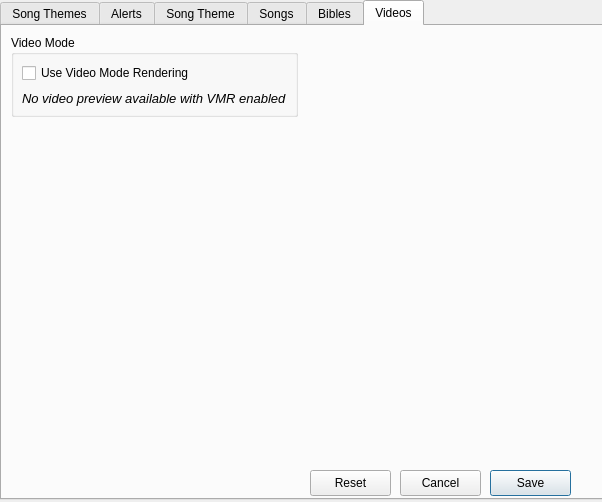
<?xml version="1.0" encoding="UTF-8"?>
<ui version="4.0">
 <class>SettingsDialog</class>
 <widget class="QDialog" name="SettingsDialog">
  <property name="geometry">
   <rect>
    <x>0</x>
    <y>0</y>
    <width>602</width>
    <height>502</height>
   </rect>
  </property>
  <property name="windowTitle">
   <string>Settings</string>
  </property>
  <property name="windowIcon">
   <iconset resource="../images/openlp-2.qrc">
    <normaloff>:/icon/openlp.org-icon-32.bmp</normaloff>:/icon/openlp.org-icon-32.bmp</iconset>
  </property>
  <widget class="QTabWidget" name="SettingsTabWidget">
   <property name="geometry">
    <rect>
     <x>0</x>
     <y>0</y>
     <width>669</width>
     <height>500</height>
    </rect>
   </property>
   <property name="currentIndex">
    <number>5</number>
   </property>
   <widget class="QWidget" name="DisplayTab">
    <attribute name="title">
     <string>Song Themes</string>
    </attribute>
    <layout class="QHBoxLayout" name="DisplayTabLayout">
     <property name="spacing">
      <number>8</number>
     </property>
     <property name="margin">
      <number>8</number>
     </property>
     <item>
      <widget class="QWidget" name="LeftColumn" native="true">
       <layout class="QVBoxLayout" name="LeftColumnLayout">
        <property name="spacing">
         <number>8</number>
        </property>
        <property name="margin">
         <number>0</number>
        </property>
        <item>
         <widget class="QGroupBox" name="MonitorGroupBox">
          <property name="title">
           <string>Monitors</string>
          </property>
          <layout class="QVBoxLayout" name="MonitorLayout">
           <property name="spacing">
            <number>8</number>
           </property>
           <property name="margin">
            <number>8</number>
           </property>
           <item>
            <widget class="QLabel" name="MonitorLabel">
             <property name="text">
              <string>Select monitor for output display:</string>
             </property>
            </widget>
           </item>
           <item>
            <widget class="QComboBox" name="MonitorComboBox">
             <item>
              <property name="text">
               <string>Monitor 1 on X11 Windowing System</string>
              </property>
             </item>
             <item>
              <property name="text">
               <string>Monitor 2 on X11 Windowing System</string>
              </property>
             </item>
            </widget>
           </item>
          </layout>
         </widget>
        </item>
        <item>
         <widget class="QGroupBox" name="FontSizeGroupBox">
          <property name="title">
           <string>Font Size</string>
          </property>
          <layout class="QVBoxLayout" name="FontSizeLayout">
           <property name="spacing">
            <number>8</number>
           </property>
           <property name="margin">
            <number>8</number>
           </property>
           <item>
            <widget class="QRadioButton" name="AutoResizeRadioButton">
             <property name="checked">
              <bool>true</bool>
             </property>
             <property name="text">
              <string>Automatically resize font to fit text to slide</string>
             </property>
            </widget>
           </item>
           <item>
            <widget class="QRadioButton" name="WrapLinesRadioButton">
             <property name="text">
              <string>Wrap long lines to keep desired font</string>
             </property>
            </widget>
           </item>
          </layout>
         </widget>
        </item>
        <item>
         <widget class="QGroupBox" name="SongDisplayGroupBox">
          <property name="title">
           <string>Song Display</string>
          </property>
          <layout class="QVBoxLayout" name="SongDisplayLayout">
           <property name="spacing">
            <number>8</number>
           </property>
           <property name="margin">
            <number>8</number>
           </property>
           <item>
            <widget class="QCheckBox" name="EnableCreditsCheckBox">
             <property name="checked">
              <bool>true</bool>
             </property>
             <property name="text">
              <string>Enable displaying of song credits</string>
             </property>
            </widget>
           </item>
          </layout>
         </widget>
        </item>
        <item>
         <widget class="QGroupBox" name="BlankScreenGroupBox">
          <property name="title">
           <string>Blank Screen</string>
          </property>
          <layout class="QVBoxLayout" name="BlankScreenLayout">
           <property name="spacing">
            <number>8</number>
           </property>
           <property name="margin">
            <number>8</number>
           </property>
           <item>
            <widget class="QCheckBox" name="WarningCheckBox">
             <property name="text">
              <string>Show warning on startup</string>
             </property>
            </widget>
           </item>
          </layout>
         </widget>
        </item>
        <item>
         <widget class="QGroupBox" name="AutoOpenGroupBox">
          <property name="title">
           <string>Auto Open Last Service</string>
          </property>
          <layout class="QVBoxLayout" name="AutoOpenLayout">
           <item>
            <widget class="QCheckBox" name="AutoOpenCheckBox">
             <property name="text">
              <string>Automatically open the last service at startup</string>
             </property>
            </widget>
           </item>
          </layout>
         </widget>
        </item>
        <item>
         <spacer name="DisplayLeftSpacer">
          <property name="orientation">
           <enum>Qt::Vertical</enum>
          </property>
          <property name="sizeHint" stdset="0">
           <size>
            <width>20</width>
            <height>40</height>
           </size>
          </property>
         </spacer>
        </item>
       </layout>
      </widget>
     </item>
     <item>
      <widget class="QWidget" name="RightColumn" native="true">
       <layout class="QVBoxLayout" name="RightColumnLayout">
        <property name="spacing">
         <number>8</number>
        </property>
        <property name="margin">
         <number>0</number>
        </property>
       </layout>
      </widget>
     </item>
    </layout>
   </widget>
   <widget class="QWidget" name="Alerts">
    <attribute name="title">
     <string>Alerts</string>
    </attribute>
    <layout class="QFormLayout" name="formLayout_2">
     <item row="0" column="0">
      <widget class="QGroupBox" name="AlertGroupBox">
       <property name="title">
        <string>Alerts</string>
       </property>
       <layout class="QGridLayout" name="gridLayout">
        <property name="margin">
         <number>8</number>
        </property>
        <item row="0" column="0">
         <widget class="QLabel" name="FontLabel">
          <property name="text">
           <string>Font Name:</string>
          </property>
         </widget>
        </item>
        <item row="1" column="0">
         <widget class="QFontComboBox" name="FontComboBox"/>
        </item>
        <item row="2" column="0">
         <widget class="QWidget" name="ColorWidget" native="true">
          <layout class="QHBoxLayout" name="ColorLayout">
           <property name="spacing">
            <number>8</number>
           </property>
           <property name="margin">
            <number>0</number>
           </property>
           <item>
            <widget class="QLabel" name="FontColorLabel">
             <property name="text">
              <string>Font Color:</string>
             </property>
            </widget>
           </item>
           <item>
            <widget class="QGraphicsView" name="FontColorPanel">
             <property name="minimumSize">
              <size>
               <width>24</width>
               <height>24</height>
              </size>
             </property>
             <property name="maximumSize">
              <size>
               <width>24</width>
               <height>24</height>
              </size>
             </property>
            </widget>
           </item>
           <item>
            <spacer name="ColorSpacer">
             <property name="orientation">
              <enum>Qt::Horizontal</enum>
             </property>
             <property name="sizeHint" stdset="0">
              <size>
               <width>40</width>
               <height>20</height>
              </size>
             </property>
            </spacer>
           </item>
           <item>
            <widget class="QLabel" name="BackgroundColorLabel">
             <property name="text">
              <string>Background Color:</string>
             </property>
            </widget>
           </item>
           <item>
            <widget class="QGraphicsView" name="BackgroundColorPanel">
             <property name="minimumSize">
              <size>
               <width>24</width>
               <height>24</height>
              </size>
             </property>
             <property name="maximumSize">
              <size>
               <width>24</width>
               <height>24</height>
              </size>
             </property>
            </widget>
           </item>
          </layout>
         </widget>
        </item>
        <item row="3" column="0">
         <widget class="QGraphicsView" name="FontPreview">
          <property name="maximumSize">
           <size>
            <width>16777215</width>
            <height>64</height>
           </size>
          </property>
         </widget>
        </item>
        <item row="4" column="0">
         <widget class="QWidget" name="LengthWidget" native="true">
          <layout class="QHBoxLayout" name="LengthLayout">
           <property name="spacing">
            <number>8</number>
           </property>
           <property name="margin">
            <number>0</number>
           </property>
           <item>
            <widget class="QLabel" name="LengthLabel">
             <property name="text">
              <string>Display length:</string>
             </property>
            </widget>
           </item>
           <item>
            <widget class="QSpinBox" name="LengthSpinBox">
             <property name="value">
              <number>5</number>
             </property>
             <property name="suffix">
              <string>s</string>
             </property>
             <property name="maximum">
              <number>180</number>
             </property>
            </widget>
           </item>
           <item>
            <spacer name="LengthSpacer">
             <property name="orientation">
              <enum>Qt::Horizontal</enum>
             </property>
             <property name="sizeHint" stdset="0">
              <size>
               <width>147</width>
               <height>20</height>
              </size>
             </property>
            </spacer>
           </item>
          </layout>
         </widget>
        </item>
       </layout>
      </widget>
     </item>
    </layout>
   </widget>
   <widget class="QWidget" name="ThemesTab">
    <attribute name="title">
     <string>Song Theme</string>
    </attribute>
    <layout class="QHBoxLayout" name="ThemesTabLayout">
     <property name="spacing">
      <number>8</number>
     </property>
     <property name="margin">
      <number>8</number>
     </property>
     <item>
      <widget class="QGroupBox" name="GlobalGroupBox">
       <property name="title">
        <string>Global theme</string>
       </property>
       <layout class="QVBoxLayout" name="GlobalGroupBoxLayout">
        <property name="spacing">
         <number>8</number>
        </property>
        <property name="margin">
         <number>8</number>
        </property>
        <item>
         <widget class="QComboBox" name="DefaultComboBox">
          <item>
           <property name="text">
            <string>African Sunset</string>
           </property>
          </item>
          <item>
           <property name="text">
            <string>Snowy Mountains</string>
           </property>
          </item>
          <item>
           <property name="text">
            <string>Wilderness</string>
           </property>
          </item>
         </widget>
        </item>
        <item>
         <widget class="QListView" name="DefaultListView"/>
        </item>
       </layout>
      </widget>
     </item>
     <item>
      <widget class="QGroupBox" name="LevelGroupBox">
       <property name="title">
        <string>Theme level</string>
       </property>
       <layout class="QFormLayout" name="formLayout">
        <property name="labelAlignment">
         <set>Qt::AlignLeading|Qt::AlignLeft|Qt::AlignTop</set>
        </property>
        <property name="formAlignment">
         <set>Qt::AlignLeading|Qt::AlignLeft|Qt::AlignTop</set>
        </property>
        <property name="horizontalSpacing">
         <number>8</number>
        </property>
        <property name="verticalSpacing">
         <number>8</number>
        </property>
        <property name="margin">
         <number>8</number>
        </property>
        <item row="0" column="0">
         <widget class="QRadioButton" name="SongLevelRadioButton">
          <property name="text">
           <string>Song level</string>
          </property>
         </widget>
        </item>
        <item row="0" column="1">
         <widget class="QLabel" name="SongLevelLabel">
          <property name="text">
           <string>Use the theme from each song in the database. If a song doesn't have a theme associated with it, then use the service's theme. If the service doesn't have a theme, then use the global theme.</string>
          </property>
          <property name="wordWrap">
           <bool>true</bool>
          </property>
         </widget>
        </item>
        <item row="1" column="0">
         <widget class="QRadioButton" name="ServiceLevelRadioButton">
          <property name="text">
           <string>Service level</string>
          </property>
         </widget>
        </item>
        <item row="1" column="1">
         <widget class="QLabel" name="ServiceLevelLabel">
          <property name="text">
           <string>Use the theme from the service , overriding any of the individual songs' themes. If the service doesn't have a theme, then use the global theme.</string>
          </property>
          <property name="wordWrap">
           <bool>true</bool>
          </property>
         </widget>
        </item>
        <item row="2" column="0">
         <widget class="QRadioButton" name="GlobalLevelRadioButton">
          <property name="checked">
           <bool>true</bool>
          </property>
          <property name="text">
           <string>Global level</string>
          </property>
         </widget>
        </item>
        <item row="2" column="1">
         <widget class="QLabel" name="GlobalLevelLabel">
          <property name="text">
           <string>Use the global theme, overriding any themes associated wither either the service or the songs.</string>
          </property>
          <property name="wordWrap">
           <bool>true</bool>
          </property>
         </widget>
        </item>
       </layout>
      </widget>
     </item>
    </layout>
   </widget>
   <widget class="QWidget" name="SlideTab">
    <attribute name="title">
     <string>Songs</string>
    </attribute>
    <layout class="QHBoxLayout" name="SlideLayout">
     <property name="spacing">
      <number>8</number>
     </property>
     <property name="margin">
      <number>8</number>
     </property>
     <item>
      <widget class="QWidget" name="SlideLeftColumn" native="true">
       <layout class="QVBoxLayout" name="SlideLeftLayout">
        <property name="spacing">
         <number>8</number>
        </property>
        <property name="margin">
         <number>0</number>
        </property>
        <item>
         <spacer name="SlideLeftSpacer">
          <property name="orientation">
           <enum>Qt::Vertical</enum>
          </property>
          <property name="sizeHint" stdset="0">
           <size>
            <width>20</width>
            <height>94</height>
           </size>
          </property>
         </spacer>
        </item>
       </layout>
      </widget>
     </item>
     <item>
      <widget class="QWidget" name="widget" native="true">
       <layout class="QVBoxLayout" name="SlideRightLayout">
        <property name="spacing">
         <number>8</number>
        </property>
        <property name="margin">
         <number>0</number>
        </property>
        <item>
         <widget class="QGroupBox" name="SongWizardGroupBox">
          <property name="title">
           <string>Song Wizard</string>
          </property>
          <layout class="QVBoxLayout" name="SongWizardLayout">
           <property name="spacing">
            <number>8</number>
           </property>
           <property name="margin">
            <number>8</number>
           </property>
           <item>
            <widget class="QCheckBox" name="SongWizardCheckBox">
             <property name="checked">
              <bool>true</bool>
             </property>
             <property name="text">
              <string>Use the Song Wizard to add songs</string>
             </property>
            </widget>
           </item>
          </layout>
         </widget>
        </item>
        <item>
         <widget class="QGroupBox" name="SlideWrapAroundGroupBox">
          <property name="title">
           <string>Slide Wrap Around</string>
          </property>
          <layout class="QVBoxLayout" name="SlideWrapAroundLayout">
           <property name="spacing">
            <number>8</number>
           </property>
           <property name="margin">
            <number>8</number>
           </property>
           <item>
            <widget class="QCheckBox" name="SlideWrapAroundCheckBox">
             <property name="text">
              <string>Enable slide wrap around</string>
             </property>
            </widget>
           </item>
          </layout>
         </widget>
        </item>
        <item>
         <widget class="QGroupBox" name="TimedCyclingGroupBox">
          <property name="title">
           <string>Timed Cycling</string>
          </property>
          <layout class="QVBoxLayout" name="TimedCyclingLayout">
           <property name="spacing">
            <number>8</number>
           </property>
           <property name="margin">
            <number>8</number>
           </property>
           <item>
            <widget class="QWidget" name="IntervalWidget" native="true">
             <layout class="QHBoxLayout" name="IntervalLayout">
              <property name="spacing">
               <number>8</number>
              </property>
              <property name="margin">
               <number>0</number>
              </property>
              <item>
               <widget class="QLabel" name="UpdateIntervalLabel">
                <property name="text">
                 <string>Update interval:</string>
                </property>
               </widget>
              </item>
              <item>
               <widget class="QSpinBox" name="IntervalSpinBox">
                <property name="value">
                 <number>30</number>
                </property>
                <property name="suffix">
                 <string>s</string>
                </property>
                <property name="maximum">
                 <number>600</number>
                </property>
               </widget>
              </item>
              <item>
               <spacer name="IntervalSpacer">
                <property name="orientation">
                 <enum>Qt::Horizontal</enum>
                </property>
                <property name="sizeHint" stdset="0">
                 <size>
                  <width>139</width>
                  <height>20</height>
                 </size>
                </property>
               </spacer>
              </item>
             </layout>
            </widget>
           </item>
           <item>
            <widget class="QCheckBox" name="EnabledCyclingCheckBox">
             <property name="text">
              <string>Enable timed cycling</string>
             </property>
            </widget>
           </item>
          </layout>
         </widget>
        </item>
        <item>
         <widget class="QGroupBox" name="CCLIGroupBox">
          <property name="title">
           <string>CCLI Details</string>
          </property>
          <layout class="QGridLayout" name="CCLILayout">
           <property name="margin">
            <number>8</number>
           </property>
           <property name="spacing">
            <number>8</number>
           </property>
           <item row="0" column="0">
            <widget class="QLabel" name="NumberLabel">
             <property name="text">
              <string>CCLI Number:</string>
             </property>
            </widget>
           </item>
           <item row="0" column="1">
            <widget class="QLineEdit" name="NumberEdit"/>
           </item>
           <item row="1" column="0">
            <widget class="QLabel" name="UsernameLabel">
             <property name="text">
              <string>SongSelect Username:</string>
             </property>
            </widget>
           </item>
           <item row="1" column="1">
            <widget class="QLineEdit" name="UsernameEdit"/>
           </item>
           <item row="2" column="0">
            <widget class="QLabel" name="PasswordLabel">
             <property name="text">
              <string>SongSelect Password:</string>
             </property>
            </widget>
           </item>
           <item row="2" column="1">
            <widget class="QLineEdit" name="PasswordEdit">
             <property name="echoMode">
              <enum>QLineEdit::Password</enum>
             </property>
            </widget>
           </item>
          </layout>
         </widget>
        </item>
        <item>
         <widget class="QGroupBox" name="SearchGroupBox_3">
          <property name="title">
           <string>Search</string>
          </property>
          <layout class="QVBoxLayout" name="verticalLayout_3">
           <item>
            <widget class="QCheckBox" name="SearchCheckBox_3">
             <property name="checked">
              <bool>true</bool>
             </property>
             <property name="text">
              <string>Enabled search-as-you-type</string>
             </property>
            </widget>
           </item>
          </layout>
         </widget>
        </item>
        <item>
         <spacer name="SlideRightSpacer">
          <property name="orientation">
           <enum>Qt::Vertical</enum>
          </property>
          <property name="sizeHint" stdset="0">
           <size>
            <width>20</width>
            <height>40</height>
           </size>
          </property>
         </spacer>
        </item>
       </layout>
      </widget>
     </item>
    </layout>
   </widget>
   <widget class="QWidget" name="Bibles">
    <attribute name="title">
     <string>Bibles</string>
    </attribute>
    <layout class="QFormLayout" name="formLayout_3">
     <item row="0" column="0">
      <widget class="QGroupBox" name="VerseDisplayGroupBox">
       <property name="title">
        <string>Verse Display</string>
       </property>
       <layout class="QGridLayout" name="gridLayout_2">
        <property name="margin">
         <number>8</number>
        </property>
        <item row="0" column="0">
         <widget class="QWidget" name="VerseTypeWidget" native="true">
          <layout class="QHBoxLayout" name="VerseTypeLayout">
           <property name="spacing">
            <number>8</number>
           </property>
           <property name="margin">
            <number>0</number>
           </property>
           <item>
            <widget class="QRadioButton" name="VerseRadioButton">
             <property name="text">
              <string>Verse style</string>
             </property>
            </widget>
           </item>
           <item>
            <widget class="QRadioButton" name="ParagraphRadioButton">
             <property name="checked">
              <bool>true</bool>
             </property>
             <property name="text">
              <string>Paragraph style</string>
             </property>
            </widget>
           </item>
          </layout>
         </widget>
        </item>
        <item row="1" column="0">
         <widget class="QCheckBox" name="NewChaptersCheckBox">
          <property name="text">
           <string>Only show new chapter numbers</string>
          </property>
         </widget>
        </item>
        <item row="2" column="0">
         <widget class="QWidget" name="DisplayStyleWidget" native="true">
          <layout class="QHBoxLayout" name="DisplayStyleLayout">
           <property name="spacing">
            <number>8</number>
           </property>
           <property name="margin">
            <number>0</number>
           </property>
           <item>
            <widget class="QLabel" name="DisplayStyleLabel">
             <property name="text">
              <string>Display Style:</string>
             </property>
            </widget>
           </item>
           <item>
            <widget class="QComboBox" name="DisplayStyleComboBox">
             <item>
              <property name="text">
               <string>No brackets</string>
              </property>
             </item>
             <item>
              <property name="text">
               <string>( and )</string>
              </property>
             </item>
             <item>
              <property name="text">
               <string>{ and }</string>
              </property>
             </item>
             <item>
              <property name="text">
               <string>[ and ]</string>
              </property>
             </item>
            </widget>
           </item>
           <item>
            <spacer name="DisplayStyleSpacer">
             <property name="orientation">
              <enum>Qt::Horizontal</enum>
             </property>
             <property name="sizeHint" stdset="0">
              <size>
               <width>40</width>
               <height>20</height>
              </size>
             </property>
            </spacer>
           </item>
          </layout>
         </widget>
        </item>
        <item row="3" column="0">
         <widget class="QLabel" name="ChangeNoteLabel">
          <property name="text">
           <string>&lt;!DOCTYPE HTML PUBLIC &quot;-//W3C//DTD HTML 4.0//EN&quot; &quot;http://www.w3.org/TR/REC-html40/strict.dtd&quot;&gt;
&lt;html&gt;&lt;head&gt;&lt;meta name=&quot;qrichtext&quot; content=&quot;1&quot; /&gt;&lt;style type=&quot;text/css&quot;&gt;
p, li { white-space: pre-wrap; }
&lt;/style&gt;&lt;/head&gt;&lt;body style=&quot; font-family:'DejaVu Sans'; font-size:10pt; font-weight:400; font-style:normal;&quot;&gt;
&lt;p style=&quot; margin-top:0px; margin-bottom:0px; margin-left:0px; margin-right:0px; -qt-block-indent:0; text-indent:0px;&quot;&gt;&lt;span style=&quot; font-style:italic;&quot;&gt;Changes don't affect verses already in the service&lt;/span&gt;&lt;/p&gt;&lt;/body&gt;&lt;/html&gt;</string>
          </property>
         </widget>
        </item>
       </layout>
      </widget>
     </item>
     <item row="1" column="0">
      <widget class="QGroupBox" name="SearchGroupBox_2">
       <property name="title">
        <string>Search</string>
       </property>
       <layout class="QVBoxLayout" name="verticalLayout_2">
        <item>
         <widget class="QCheckBox" name="SearchCheckBox_2">
          <property name="checked">
           <bool>true</bool>
          </property>
          <property name="text">
           <string>Enabled search-as-you-type</string>
          </property>
         </widget>
        </item>
       </layout>
      </widget>
     </item>
    </layout>
   </widget>
   <widget class="QWidget" name="Videos">
    <attribute name="title">
     <string>Videos</string>
    </attribute>
    <layout class="QFormLayout" name="formLayout_4">
     <item row="0" column="0">
      <widget class="QGroupBox" name="VideoModeGroupBox">
       <property name="title">
        <string>Video Mode</string>
       </property>
       <layout class="QVBoxLayout" name="VideoModeLayout">
        <property name="spacing">
         <number>8</number>
        </property>
        <property name="margin">
         <number>8</number>
        </property>
        <item>
         <widget class="QCheckBox" name="UseVMRCheckBox">
          <property name="text">
           <string>Use Video Mode Rendering</string>
          </property>
         </widget>
        </item>
        <item>
         <widget class="QLabel" name="UseVMRLabel">
          <property name="text">
           <string>&lt;!DOCTYPE HTML PUBLIC &quot;-//W3C//DTD HTML 4.0//EN&quot; &quot;http://www.w3.org/TR/REC-html40/strict.dtd&quot;&gt;
&lt;html&gt;&lt;head&gt;&lt;meta name=&quot;qrichtext&quot; content=&quot;1&quot; /&gt;&lt;style type=&quot;text/css&quot;&gt;
p, li { white-space: pre-wrap; }
&lt;/style&gt;&lt;/head&gt;&lt;body style=&quot; font-family:'DejaVu Sans'; font-size:10pt; font-weight:400; font-style:normal;&quot;&gt;
&lt;p style=&quot; margin-top:0px; margin-bottom:0px; margin-left:0px; margin-right:0px; -qt-block-indent:0; text-indent:0px;&quot;&gt;&lt;span style=&quot; font-style:italic;&quot;&gt;No video preview available with VMR enabled&lt;/span&gt;&lt;/p&gt;&lt;/body&gt;&lt;/html&gt;</string>
          </property>
         </widget>
        </item>
       </layout>
      </widget>
     </item>
    </layout>
   </widget>
  </widget>
  <widget class="QPushButton" name="SaveButton">
   <property name="geometry">
    <rect>
     <x>490</x>
     <y>470</y>
     <width>81</width>
     <height>26</height>
    </rect>
   </property>
   <property name="text">
    <string>Save</string>
   </property>
  </widget>
  <widget class="QPushButton" name="CancelButton">
   <property name="geometry">
    <rect>
     <x>400</x>
     <y>470</y>
     <width>81</width>
     <height>26</height>
    </rect>
   </property>
   <property name="text">
    <string>Cancel</string>
   </property>
  </widget>
  <widget class="QPushButton" name="ResetButton">
   <property name="geometry">
    <rect>
     <x>310</x>
     <y>470</y>
     <width>81</width>
     <height>26</height>
    </rect>
   </property>
   <property name="text">
    <string>Reset</string>
   </property>
  </widget>
 </widget>
 <resources>
  <include location="../images/openlp-2.qrc"/>
 </resources>
 <connections/>
</ui>
